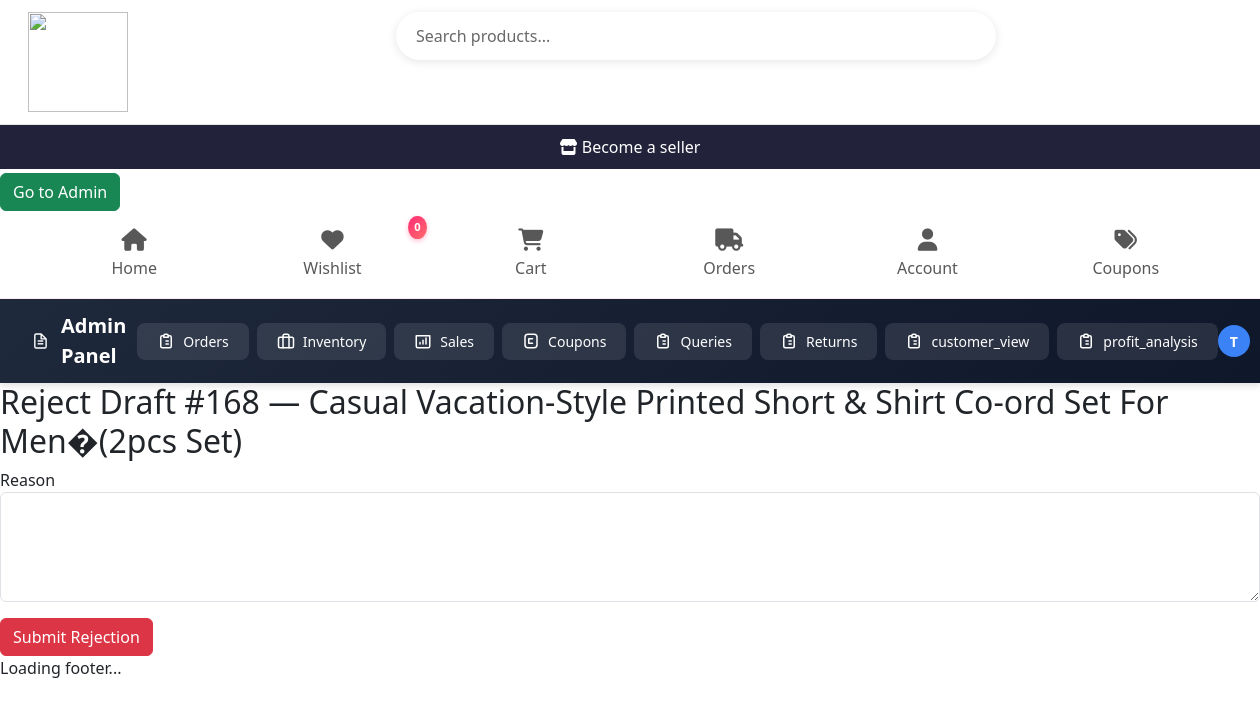
/seller_products/admin/drafts/168/reject/ (signed in), run on the app's committed database.
### accounts/models.py (models this page shows, shortened)
class Customer(AbstractUser):
    email = models.EmailField(unique=True)
    phone_number = models.CharField(max_length=15, blank=True, null=True)
    otp = models.CharField(max_length=6, blank=True, null=True)
    is_verified = models.BooleanField(default=False)

### seller_products/models.py (models this page shows, shortened)
class SellerProductDraft(models.Model):
    class Status(models.TextChoices):
        PENDING = 'pending', 'Pending'
        APPROVED = 'approved', 'Approved'
        REJECTED = 'rejected', 'Rejected'
    seller = models.ForeignKey("seller.Seller", on_delete=models.CASCADE, related_name='product_drafts')
    category = models.ForeignKey(category, on_delete=models.SET_NULL, null=True, blank=True)
    subcategory = models.ForeignKey(subcategory, on_delete=models.SET_NULL, null=True, blank=True)
    product_type = models.ForeignKey(product_type, on_delete=models.SET_NULL, null=True, blank=True)
    category_other = models.CharField(max_length=120, blank=True)
    subcategory_other = models.CharField(max_length=120, blank=True)
    product_type_other = models.CharField(max_length=120, blank=True)
    name = models.CharField(max_length=255)
    sku = models.CharField(max_length=100)
    short_description = models.TextField(max_length=250, blank=True)
    description = models.TextField(blank=True)
    thumbnail = models.ImageField(upload_to='drafts/thumbnails/%Y/%m/', null=True, blank=True)
    brand = models.CharField(max_length=120, blank=True)
    base_price = models.DecimalField(max_digits=10, decimal_places=2, null=True, blank=True)
    minimum_shipping = models.DecimalField(max_digits=10, decimal_places=2, default=0.0)
    PAYMENT_CHOICES = [
        ('cod', 'Cash on Delivery'),
        ('online', 'Online Payment'),
        ('both', 'Both Available'),
    ]
    SHIPPING_CHOICES = [
        ('yourbaazar', 'Shipping by YourBaazar'),
    ]
    payment_mode = models.CharField(max_length=10, choices=PAYMENT_CHOICES, default='both')
    shipping_by = models.CharField(max_length=15, choices=SHIPPING_CHOICES, default='yourbaazar')
    length_cm = models.DecimalField(max_digits=8, decimal_places=2, default=0.0)
    width_cm = models.DecimalField(max_digits=8, decimal_places=2, default=0.0)
    height_cm = models.DecimalField(max_digits=8, decimal_places=2, default=0.0)
    weight_kg = models.DecimalField(max_digits=8, decimal_places=2, default=0.0)
    size_price_explanation = models.TextField(blank=True)
    status = models.CharField(max_length=10, choices=Status.choices, default=Status.PENDING)
    rejection_reason = models.TextField(blank=True)
    created_at = models.DateTimeField(auto_now_add=True)
    approved_product = models.ForeignKey(product, on_delete=models.SET_NULL, null=True, blank=True, related_name='source_drafts')
    class Meta:
        indexes = [
            models.Index(fields=['seller', 'status']),
            models.Index(fields=['sku']),
        ]

### seller_products/views.py (the view, shortened to what this page needs)
# urls.py: path('admin/drafts/<int:draft_id>/reject/', views.admin_draft_reject, name='admin_draft_reject'),
@staff_member_required
def admin_draft_reject(request, draft_id):
    draft = get_object_or_404(SellerProductDraft, id=draft_id)
    if draft.status != SellerProductDraft.Status.PENDING:
        messages.error(request, "Only pending drafts can be rejected.")
        return redirect("seller_products:admin_draft_detail", draft_id=draft.id)
    return render(request, "seller_products/admin/draft_reject.html", {"draft": draft})

### basicinfo/context_processors.py (called while the page is built)
def basicinfo_context(request):
    basicinfo = NavImage.objects.first()
    nav_image_url = basicinfo.logo_image.url if basicinfo and basicinfo.logo_image else ''
    return {
        'nav_image': nav_image_url,
        'basicinfo': basicinfo,  # optional full object for other fields
    }

### wishlist/context_processors.py (called while the page is built)
def wishlist_count(request):
    if request.user.is_authenticated:
        return {'wishlist_count': Wishlist.objects.filter(user=request.user).count()}
    return {'wishlist_count': 0}

### templates/seller_products/admin/draft_reject.html (shortened to what this page needs)
{% extends "base.html" %}
{% block content %}
<h2>Reject Draft #{{ draft.id }} — {{ draft.name }}</h2>
<form method="post">
  <div class="mb-3">
    <label>Reason</label>
    <textarea name="reason" class="form-control" rows="4" required></textarea>
  </div>
  <button class="btn btn-danger" type="submit">Submit Rejection</button>
</form>
{% endblock %}

### templates/partials/nav.html (shortened to what this page needs)
{% load static %}
<!DOCTYPE html>
<html lang="en">
<head>
    <link rel="stylesheet" href="https://cdnjs.cloudflare.com/ajax/libs/font-awesome/6.4.0/css/all.min.css">
     <link href="https://cdn.jsdelivr.net/npm/bootstrap@5.3.0/dist/css/bootstrap.min.css" rel="stylesheet">
</head>
<body>
    <div class="ybz-search-bar">
        <div class="logodata">
            {% if nav_image %}
                <img src="{{ nav_image }}" alt="{{ site_name }}" class="logo-img">
            {% else %}
                <img src="{% static 'images/default-logo.png' %}" alt="{{ site_name }}" class="logo-img">
            {% endif %}
        </div>
        <div class="ybz-search-container">
            <input type="text" id="ybz-search-input" placeholder="Search products..." autocomplete="off">
        </div>
    </div>
<div style="display: grid; grid-template-columns: 1fr ; margin-bottom: 4px;     background-color: #22223b;
 text-align: center; color:#fff;">     <a href="{% url 'seller:mainpage' %}"  style=" color:#fff;padding: 10px 15px; border: none; border-radius: 0%; text-decoration: none;"> <i class="fas fa-store"></i> Become a seller</a>
</div>
  {% if request.user.is_authenticated and request.user.is_staff %}
<button onclick="window.location.href='/admin/'"  class="btn btn-success">Go to Admin</button>
{% endif %}
    <nav class="ybz-nav-bar">
        <div class="ybz-nav-container">
            <a href="/" class="ybz-nav-item ybz-active">
                <i class="fas fa-home"></i>
                <span>Home</span>
            </a>
            <a href="{% url 'wishlist:view_wishlist' %}" class="ybz-nav-item">
                <span class="ybz-badge">{{ wishlist_count }}</span>
                <i class="fas fa-heart"></i>
                <span>Wishlist</span>
            </a>
            <a href="{% url 'view_cart' %}" class="ybz-nav-item">
                <i class="fas fa-shopping-cart"></i>
                <span>Cart</span>
            </a>
             <a href="{% url 'track_order' %}" class="ybz-nav-item">
                <i class="fas fa-truck"></i>
                <span>Orders</span>
            </a>
            <a href="{% url 'view_profile' %}" class="ybz-nav-item">
                <i class="fas fa-user"></i>
                <span>Account</span>
            </a>
            <a href="{% url 'my_coupons' %}" class="ybz-nav-item">
                <i class="fas fa-tags"></i>
                <span>Coupons</span>
            </a>
        </div>
    </nav>
{% if request.user.is_authenticated and request.user.is_staff %}
<nav class="qwe-navbar-container" style="background: linear-gradient(135deg, #1e293b 0%, #0f172a 100%); padding: 0.75rem 2rem; box-shadow: 0 4px 6px rgba(0,0,0,0.1);">
    <div class="qwe-navbar-inner" >
        <div class="qwe-navbar-brand" style="display: flex; align-items: center; gap: 0.75rem;">
            <span class="qwe-navbar-title" style="color: white; font-weight: 600; font-size: 1.25rem;">Admin Panel</span>
        </div>
        <div class="qwe-navbar-links" >
            <a href="{% url 'order_list' %}" class="qwe-navbar-btn" style="padding: 0.5rem 1.25rem; background: rgba(255,255,255,0.1); color: white; border-radius: 0.5rem; font-size: 0.875rem; font-weight: 500; text-decoration: none; transition: all 0.2s; display: flex; align-items: center; gap: 0.5rem;">
                Orders
            </a>
            <a href="{% url 'product:variant_stock_list'%}" class="qwe-navbar-btn " style="padding: 0.5rem 1.25rem; background: rgba(255,255,255,0.1);  color: white; border-radius: 0.5rem; font-size: 0.875rem; font-weight: 500; text-decoration: none; transition: all 0.2s; display: flex; align-items: center; gap: 0.5rem;">
                Inventory
            </a>
            <a href="{% url 'basicinfo:sales_dashboard' %}" class="qwe-navbar-btn" style="padding: 0.5rem 1.25rem; background: rgba(255,255,255,0.1); color: white; border-radius: 0.5rem; font-size: 0.875rem; font-weight: 500; text-decoration: none; transition: all 0.2s; display: flex; align-items: center; gap: 0.5rem;">
                <svg width="18" height="18" viewBox="0 0 24 24" fill="none" xmlns="http://www.w3.org/2000/svg">
                    <path d="M16 8V16M12 11V16M8 14V16M3 5H21V19C21 20.1046 20.1046 21 19 21H5C3.89543 21 3 20.1046 3 19V5Z" stroke="currentColor" stroke-width="2" stroke-linecap="round" stroke-linejoin="round"/>
                </svg>
                Sales
            </a>
            <a href="{% url 'coupon_analytics' %}" class="qwe-navbar-btn" style="padding: 0.5rem 1.25rem; background: rgba(255,255,255,0.1); color: white; border-radius: 0.5rem; font-size: 0.875rem; font-weight: 500; text-decoration: none; transition: all 0.2s; display: flex; align-items: center; gap: 0.5rem;">
                Coupons
            </a>
            <a href="{% url 'basicinfo:contact_query_list' %}" class="qwe-navbar-btn" style="padding: 0.5rem 1.25rem; background: rgba(255,255,255,0.1); color: white; border-radius: 0.5rem; font-size: 0.875rem; font-weight: 500; text-decoration: none; transition: all 0.2s; display: flex; align-items: center; gap: 0.5rem;">
                Queries
            </a>
            <a href="{% url 'admin_return_requests' %}" class="qwe-navbar-btn" style="padding: 0.5rem 1.25rem; background: rgba(255,255,255,0.1); color: white; border-radius: 0.5rem; font-size: 0.875rem; font-weight: 500; text-decoration: none; transition: all 0.2s; display: flex; align-items: center; gap: 0.5rem;">
                Returns
            </a>
            <a href="{% url 'admin_dashboard' %}" class="qwe-navbar-btn" style="padding: 0.5rem 1.25rem; background: rgba(255,255,255,0.1); color: white; border-radius: 0.5rem; font-size: 0.875rem; font-weight: 500; text-decoration: none; transition: all 0.2s; display: flex; align-items: center; gap: 0.5rem;">
                customer_view
            </a>
            <a href="{% url 'basicinfo:profit_analysis' %}" class="qwe-navbar-btn" style="padding: 0.5rem 1.25rem; background: rgba(255,255,255,0.1); color: white; border-radius: 0.5rem; font-size: 0.875rem; font-weight: 500; text-decoration: none; transition: all 0.2s; display: flex; align-items: center; gap: 0.5rem;">
                profit_analysis
            </a>
        </div>
        <div class="qwe-navbar-user" style="display: flex; align-items: center; gap: 0.75rem;">
            <div class="qwe-navbar-avatar" style="width: 32px; height: 32px; border-radius: 50%; background: #3b82f6; display: flex; align-items: center; justify-content: center; color: white; font-weight: 600; font-size: 0.875rem;">
                {{ request.user.username|first|upper }}
            </div>
        </div>
    </div>
</nav>
{% endif %}
</body>
</html>

### static/css/base.css (style rules this page uses)
:root { --primary: #4361ee; --primary-light: #5e72e4; --secondary: #3f37c9; --accent: #f72585; --accent-light: #ff6b9e; --light: #f8f9fa; --dark: #212529; --dark-light: #343a40; --success: #4cc9f0; --warning: #f8961e; --danger: #ef233c; --info: #4895ef; --gray: #6c757d; --light-gray: #e9ecef; --shadow-sm: 0 1px 3px rgba(0,0,0,0.12), 0 1px 2px rgba(0,0,0,0.24); --shadow-md: 0 4px 6px rgba(0,0,0,0.1), 0 1px 3px rgba(0,0,0,0.08); --shadow-lg: 0 10px 25px rgba(0,0,0,0.1), 0 5px 10px rgba(0,0,0,0.05); --shadow-xl: 0 20px 40px rgba(0,0,0,0.15), 0 10px 10px rgba(0,0,0,0.05); --transition: all 0.3s cubic-bezier(0.25, 0.8, 0.25, 1); --transition-fast: all 0.15s ease-in-out; }
a { text-decoration: none; }

### static/css/footer.css (style rules this page uses)
a,li { text-decoration: none; color: inherit; transition: var(--transition); }

### templates/partials/nav.html (style rules this page uses)
* { margin: 0; padding: 0; box-sizing: border-box; }
.ybz-search-bar { position: sticky; top: 0; gap: 1rem; background: rgba(255,255,255,0.9); padding: 12px; z-index: 101; display: flex; justify-content: space-evenly; width: 100%; backdrop-filter: blur(10px); border-bottom: 1px solid rgba(0,0,0,0.1); }
.ybz-search-container { position: relative; max-width: 600px; margin: 0 auto; width: 90%; }
#ybz-search-input { width: 100%; padding: 12px 20px; border: none; border-radius: 30px; background: #fff; color: rgba(3, 3, 3, 0.8); font-size: 1rem; box-shadow: 0 2px 10px rgba(0,0,0,0.1); transition: all 0.3s ease; }
#ybz-search-input::placeholder { color: rgba(3, 3, 3, 0.6); }
.ybz-nav-bar { position: sticky; top: 68px; background:#fff; z-index: 100; border-bottom: 1px solid rgba(255,45,117,0.1); width: 100%; }
.ybz-nav-container { display: flex; max-width: 1200px; margin: 0 auto; justify-content: space-around; padding: 10px 5px; width: 100%; }
.ybz-nav-item { display: flex; flex-direction: column; align-items: center; color: rgba(18, 17, 17, 0.7); text-decoration: none; padding: 8px 10px; position: relative; transition: all 0.3s cubic-bezier(0.175, 0.885, 0.32, 1.275); flex: 1; min-width: 0; text-align: center; }
.ybz-nav-item i { font-size: 1.4rem; margin-bottom: 5px; transition: all 0.3s ease; }
.ybz-nav-item::after { content: ''; position: absolute; bottom: 0; left: 50%; transform: translateX(-50%); width: 0; height: 3px; background: linear-gradient(90deg, #00f7ff, #9d4dff); border-radius: 3px; transition: width 0.3s ease; }
.ybz-badge { position: absolute; top: -5px; right: 5px; background: linear-gradient(135deg, #ff2d75, #ff6b6b); color: white; font-size: 0.7rem; padding: 3px 6px; border-radius: 50%; font-weight: bold; box-shadow: 0 2px 5px rgba(255,45,117,0.3); }
.logo-img { height: 100px; width: 100px; object-fit: contain; }
.qwe-navbar-inner { max-width: 1200px; margin: 0 auto; display: flex; align-items: center; }
.qwe-navbar-avatar { transition: all 0.2s; }
.qwe-navbar-btn { animation: qwe-navbar-fadein 0.3s ease-out forwards; }
.qwe-navbar-btn:nth-child(1) { animation-delay: 0.1s; }
.qwe-navbar-btn:nth-child(2) { animation-delay: 0.2s; }
.qwe-navbar-btn:nth-child(3) { animation-delay: 0.3s; }
.qwe-navbar-btn:nth-child(4) { animation-delay: 0.4s; }
@media (min-width: 980px) { .qwe-navbar-links { display: flex; gap: 0.5rem; } }

### data on the page
Customer: user.username|first "T"
SellerProductDraft: id "168", name "Casual Vacation-Style Printed Short & Shirt Co-ord Set For Men�(2pcs Set)"

### other printed values
{{ wishlist_count }} "0"
